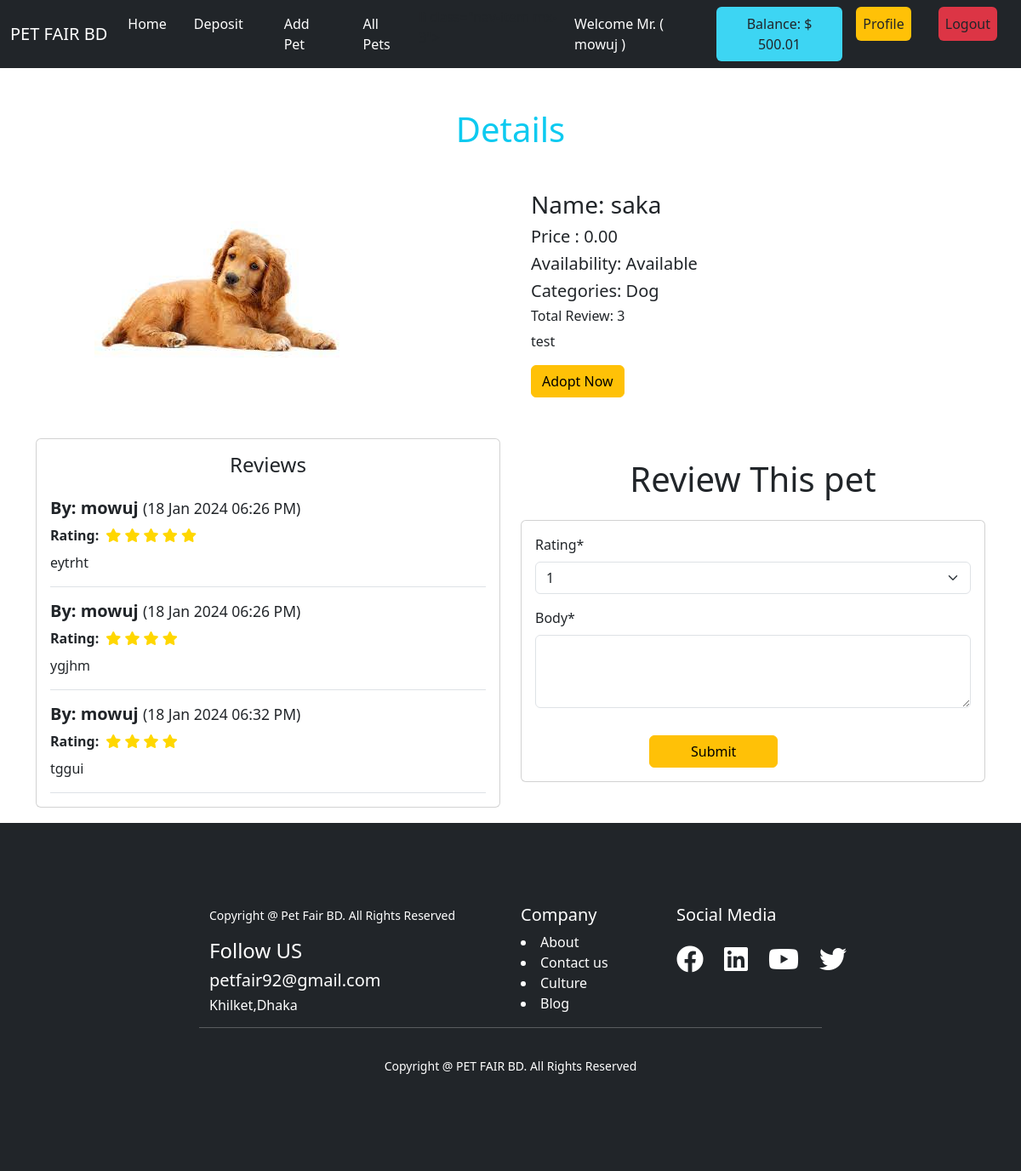
Before: /pet/pet_detail/1 (signed in) with the older database file.
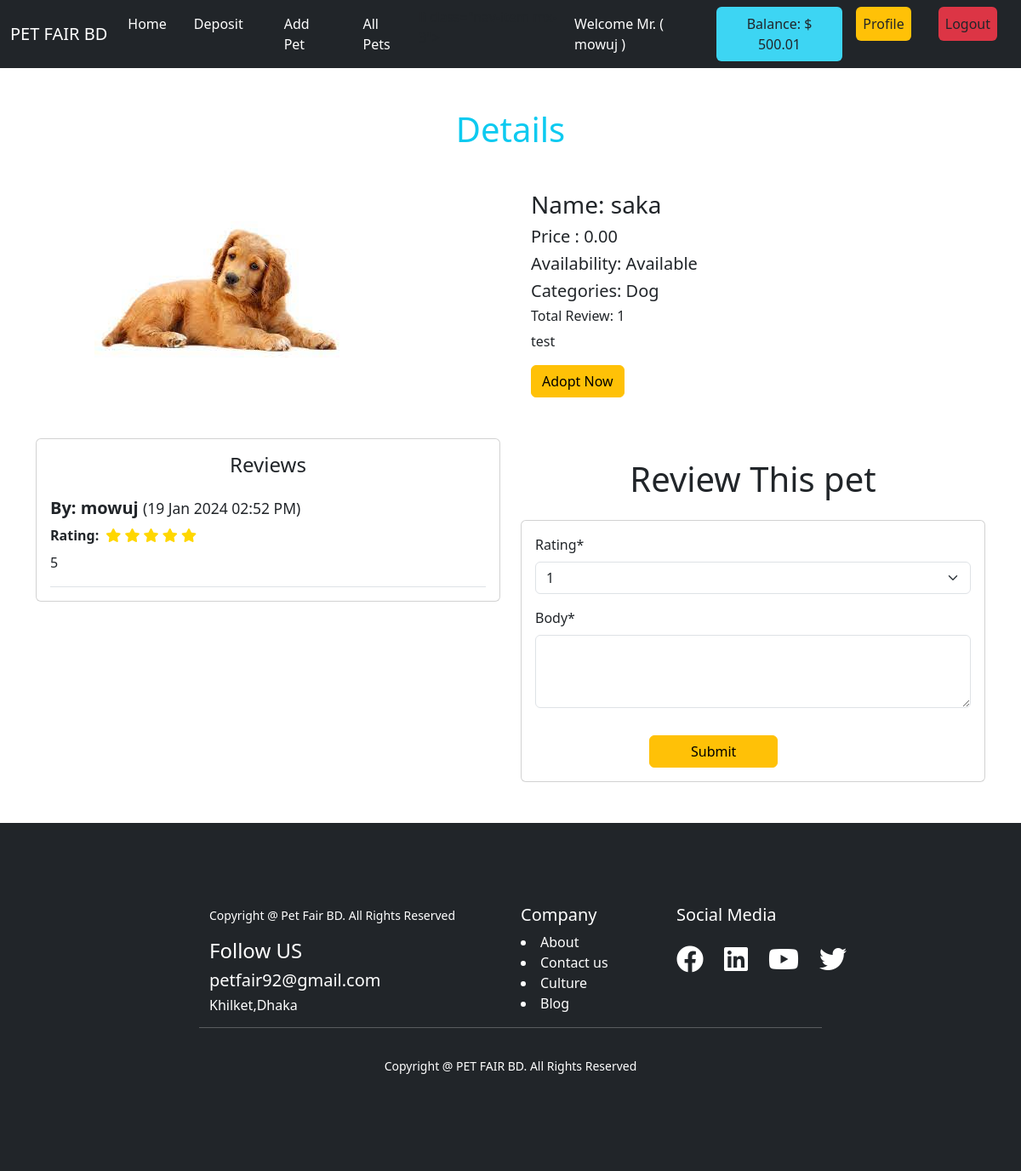
After: the same page with the newer database file.
### pet/models.py (models this page shows, shortened)
class Category(models.Model):
    name=models.CharField(max_length=50)
    slug=models.SlugField(max_length=50,unique=True)

class Review(models.Model):
    user = models.ForeignKey(
        User, related_name="reviews", on_delete=models.CASCADE)
    pet = models.ForeignKey(
        Pet, related_name='reviews', on_delete=models.CASCADE)
    rating = models.IntegerField(choices=RATING)
    body = models.TextField()
    models.DateTimeField(auto_now_add=True)
    timestamps = models.DateTimeField(auto_now_add=True)

### pet/views.py (the view, shortened to what this page needs)
# urls.py: path('pet_detail/<int:id>', PetDetailView.as_view(), name="pet_detail"),
@method_decorator(login_required, name='dispatch')
class PetDetailView(DetailView):
    model = Pet
    pk_url_kwarg = 'id'
    template_name = 'pet/pet_detail.html'
    context_object_name = 'pet'
    def get_context_data(self, **kwargs):
        context = super().get_context_data(**kwargs)
        review = self.object.reviews.all()
        review_form = ReviewForm()
        context['review'] = review
        context['review_form'] = review_form
        return context

### pet/forms.py
class ReviewForm(forms.ModelForm):
    rating = forms.ChoiceField(choices=RATING)
    body = forms.CharField(widget=forms.Textarea(attrs={'rows': 3}))
    class Meta:
        model = Review
        fields = ['rating','body']

### pet/templates/pet/pet_detail.html (shortened to what this page needs)
{% extends "base.html" %}
{% load crispy_forms_tags %}
{% block content %}
<div class="container">
  <h1 class="text-center text-info my-5">Details</h1>
<div class="rows">
  <div class="d-flex justify-content-center align-items-center gap-5 mt-5 col-10 m-auto">
  <div class="col-6">
    <img src="{{pet.image.url}}" alt="" class="w-80">
  </div>
  <div class="col-6">
    <h3>Name: {{pet.name}}</h3>
    <h5>Price : {{pet.price}}</h5>
    <h5>
    {% if pet.availability %}
        Availability: Available
    {% else %}
        Availability: Not Available
    {% endif %}
</h5>
    <h5>Categories: {% for cat in pet.category.all %} {{cat.name}} {% if not forloop.last %}, {% endif %} {% endfor %}</h5>
    <h6>Total Review: {{ review | length }}</h6>
    <p>{{pet.description}}</p>
    {% if pet.availability %}
        <form action="{% url 'buy_pet' pet.id %}" method="post">
  <input type="submit" class="btn btn-warning" value="Adopt Now">
</form>
    {% endif %}
  </div>
</div>
</div>
<div class="row mt-5">
  <div class="col-6">
    <div class="card">
  <div class="card-body">
    <h4 class="card-title text-center">Reviews</h4>
    {% for review_item in review %}
      <div class="border-bottom py-3">
        <div class="mb-2">
          <h5 class="m-0 fw-bold">By: {{ review_item.user.username }} <small class="fw-normal">({{ review_item.timestamps|date:"d M Y h:i A" }})</small> </h5>
        </div>
        <div class="d-flex align-items-center mb-2">
          <p class="m-0 me-2 fw-bold">Rating:</p>
          <div class="star-rating">
            {% for _ in "x"|ljust:review_item.rating|slice:":5" %}
              <i class="fa fa-star" style="color: gold;"></i>
            {% endfor %}
          </div>
        </div>
        <p class="m-0">{{ review_item.body }}</p>
      </div>
    {% endfor %}
  </div>
</div>
  </div>
  <div class="col-6 mb-5">
    <h1 class="text-center my-4">Review This pet</h1>
    <div class="card">
      <div class="card-body">
        <form action="" class="w-100" method="post">
          {{ review_form | crispy }}
          <div class="row justify-content-center">
                <div class="col-6">
                    <input class="btn btn-warning btn-block mt-3 px-5" type="submit" value="Submit" />
                </div>
            </div>
        </form>
      </div>
    </div>
  </div>
</div>
</div>
{% endblock content %}

Changed rows visible on the page:
removed Review: user.username "mowuj", timestamps "18 Jan 2024 06:26 PM", rating 5 (drawn), body "eytrht"
removed Review: user.username "mowuj", timestamps "18 Jan 2024 06:26 PM", rating 4 (drawn), body "ygjhm"
removed Review: user.username "mowuj", timestamps "18 Jan 2024 06:32 PM", rating 4 (drawn), body "tggui"
added Review: user.username "mowuj", timestamps "19 Jan 2024 02:52 PM", rating 5 (drawn), body "5"
Other visible differences:
{{ review | length }}: "3" → "1"
